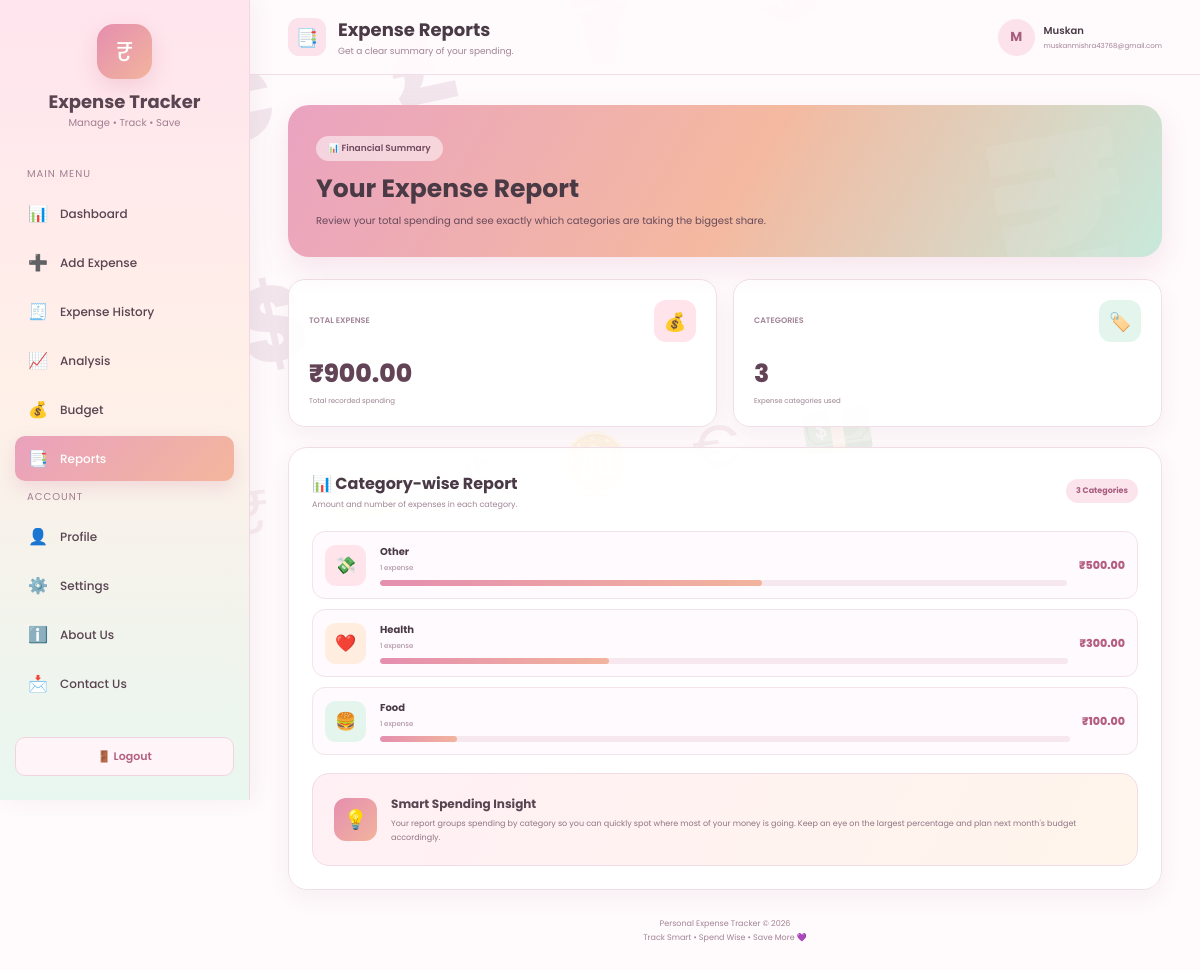
The app's page /reports (signed in) with its own data.
### tables this page shows
CREATE TABLE users (

            id INTEGER PRIMARY KEY AUTOINCREMENT,

            full_name TEXT NOT NULL,

            mobile TEXT,

            email TEXT UNIQUE NOT NULL,

            password TEXT NOT NULL,

            is_verified INTEGER DEFAULT 0,

            created_at TIMESTAMP DEFAULT CURRENT_TIMESTAMP

        , role TEXT DEFAULT 'user');

CREATE TABLE expenses (

            id INTEGER PRIMARY KEY AUTOINCREMENT,

            user_id INTEGER NOT NULL,

            amount REAL NOT NULL,

            category TEXT NOT NULL,

            expense_date TEXT NOT NULL,

            expense_time TEXT,

            merchant TEXT,

            payment_method TEXT,

            note TEXT,

            created_at TIMESTAMP DEFAULT CURRENT_TIMESTAMP,

            FOREIGN KEY (user_id)
            REFERENCES users(id)

        );

### app.py (the view)
@app.route("/reports")
def reports():
    user = get_current_user()
    if not user:
        return redirect(
            url_for("login")
        )
    connection = get_connection()
    try:
        total_result = connection.execute(
            """
            SELECT COALESCE(SUM(amount), 0) AS total
            FROM expenses
            WHERE user_id = ?
            """,
            (user["id"],)
        ).fetchone()
        category_data = connection.execute(
            """
            SELECT
                category,
                COUNT(*) AS count,
                COALESCE(SUM(amount), 0) AS total
            FROM expenses
            WHERE user_id = ?
            GROUP BY category
            ORDER BY total DESC
            """,
            (user["id"],)
        ).fetchall()
    finally:
        connection.close()
    return render_template(
        "reports.html",
        user=user,
        total_expense=total_result["total"],
        category_data=category_data
    )

### app.py (called while the page is built)
def get_current_user():
    user_id = session.get("user_id")
    if not user_id:
        return None
    connection = get_connection()
    try:
        user = connection.execute(
            """
            SELECT id, full_name, mobile, email, is_verified, created_at
            FROM users
            WHERE id = ?
            """,
            (user_id,)
        ).fetchone()
        return user
    finally:
        connection.close()

### database.py (called while the page is built)
def get_connection():
    connection = sqlite3.connect(DATABASE_NAME)
    connection.row_factory = sqlite3.Row
    connection.execute("PRAGMA foreign_keys = ON")
    return connection

### templates/reports.html (shortened to what this page needs)
<!DOCTYPE html>
<html lang="en">
<head>
</head>
<body>
<aside class="sidebar" id="sidebar">
<div class="logo"><div class="logo-icon">₹</div><h2>Expense Tracker</h2><p>Manage • Track • Save</p></div>
<div class="menu-title">Main Menu</div>
<nav class="nav-menu">
<a href="{{ url_for('dashboard') }}"><span>📊</span>Dashboard</a>
<a href="{{ url_for('add_expense') }}"><span>➕</span>Add Expense</a>
<a href="{{ url_for('expense_history') }}"><span>🧾</span>Expense History</a>
<a href="{{ url_for('analysis') }}"><span>📈</span>Analysis</a>
<a href="{{ url_for('budget') }}"><span>💰</span>Budget</a>
<a href="{{ url_for('reports') }}" class="active"><span>📑</span>Reports</a>
</nav>
<div class="menu-title">Account</div>
<nav class="nav-menu">
<a href="{{ url_for('profile') }}"><span>👤</span>Profile</a>
<a href="{{ url_for('settings') }}"><span>⚙️</span>Settings</a>
<a href="{{ url_for('about') }}"><span>ℹ️</span>About Us</a>
<a href="{{ url_for('contact') }}"><span>📩</span>Contact Us</a>
</nav>
<div class="sidebar-bottom"><a href="{{ url_for('logout') }}" class="logout">🚪 Logout</a></div>
</aside>
<main class="main">
<header class="topbar">
<div class="topbar-left"><button class="mobile-menu" onclick="toggleSidebar()">☰</button><div class="top-icon">📑</div><div><h3>Expense Reports</h3><p>Get a clear summary of your spending.</p></div></div>
<div class="profile-mini"><div class="avatar">{{ (user['full_name'] or 'U')[0]|upper }}</div><div><div class="profile-name">{{ user['full_name'] or 'User' }}</div><div class="profile-email">{{ user['email'] }}</div></div></div>
</header>
<section class="content">
<div class="page-hero"><div class="hero-content"><div class="hero-badge">📊 Financial Summary</div><h1>Your Expense Report</h1><p>Review your total spending and see exactly which categories are taking the biggest share.</p></div></div>
<div class="summary-grid">
<div class="summary-card"><div class="summary-top"><div class="summary-label">TOTAL EXPENSE</div><div class="summary-icon">💰</div></div><div class="summary-value">₹{{ "%.2f"|format(total_expense or 0) }}</div><div class="summary-note">Total recorded spending</div></div>
<div class="summary-card"><div class="summary-top"><div class="summary-label">CATEGORIES</div><div class="summary-icon">🏷️</div></div><div class="summary-value">{{ category_data|length }}</div><div class="summary-note">Expense categories used</div></div>
</div>
<div class="report-card">
<div class="report-header"><div><h2>📊 Category-wise Report</h2><p>Amount and number of expenses in each category.</p></div><div class="report-count">{{ category_data|length }} Categories</div></div>
{% if category_data %}
{% set report_total = total_expense or 0 %}
<div class="category-list">
{% for item in category_data %}
{% if report_total > 0 %}{% set percentage=(item['total']/report_total)*100 %}{% else %}{% set percentage=0 %}{% endif %}
<div class="category-row">
<div class="category-icon">
{% if item['category']=='Food' %}🍔{% elif item['category']=='Transport' %}🚗{% elif item['category']=='Shopping' %}🛍️{% elif item['category']=='Bills' %}🧾{% elif item['category']=='Entertainment' %}🎬{% elif item['category']=='Health' %}❤️{% elif item['category']=='Education' %}📚{% elif item['category']=='Rent' %}🏠{% else %}💸{% endif %}
</div>
<div>
<div class="category-name">{{ item['category'] or 'Other' }}</div>
<div class="category-count">{{ item['count'] }} {% if item['count']==1 %}expense{% else %}expenses{% endif %}</div>
<div class="progress"><div class="progress-fill" data-width="{{ percentage }}"></div></div>
</div>
<div class="category-amount">₹{{ "%.2f"|format(item['total'] or 0) }}</div>
</div>
{% endfor %}
</div>
<div class="insight">
<div class="insight-icon">💡</div>
<div>
<h3>Smart Spending Insight</h3>
<p>Your report groups spending by category so you can quickly spot where most of your money is going. Keep an eye on the largest percentage and plan next month's budget accordingly.</p>
</div>
</div>
{% endif %}
</div>
<footer>Personal Expense Tracker © 2026<br>Track Smart • Spend Wise • Save More 💜</footer>
</section>
</main>
</body>
</html>

### records on screen
users: full_name "M", full_name "Muskan", email "muskanmishra43768@gmail.com"
expenses: category "Other", count "1", {{ percentage }} 55.55555555555556 (drawn), amount "500.00"
expenses: category "Health", count "1", {{ percentage }} 33.33333333333333 (drawn), amount "300.00"
expenses: category "Food", count "1", {{ percentage }} 11.11111111111111 (drawn), amount "100.00"

### other values on screen
{{ "%.2f"|format(total_expense or 0) }} "900.00"
{{ category_data|length }} "3"
